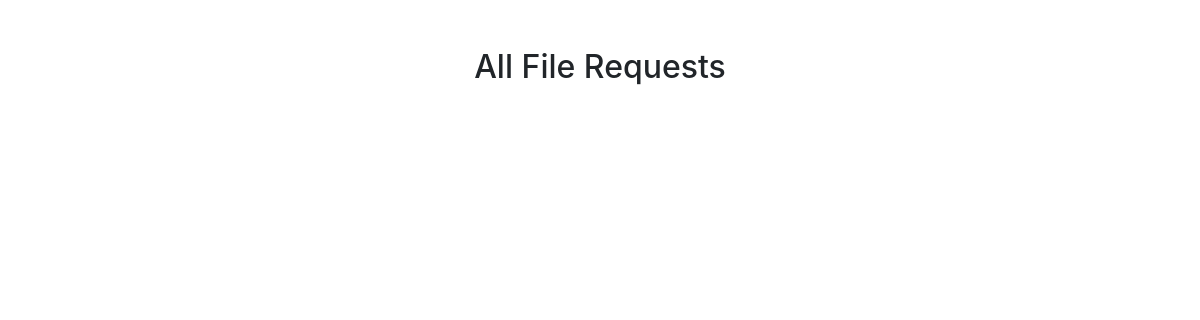
/view-requests/ (signed in), run on an earlier commit of the app's database.
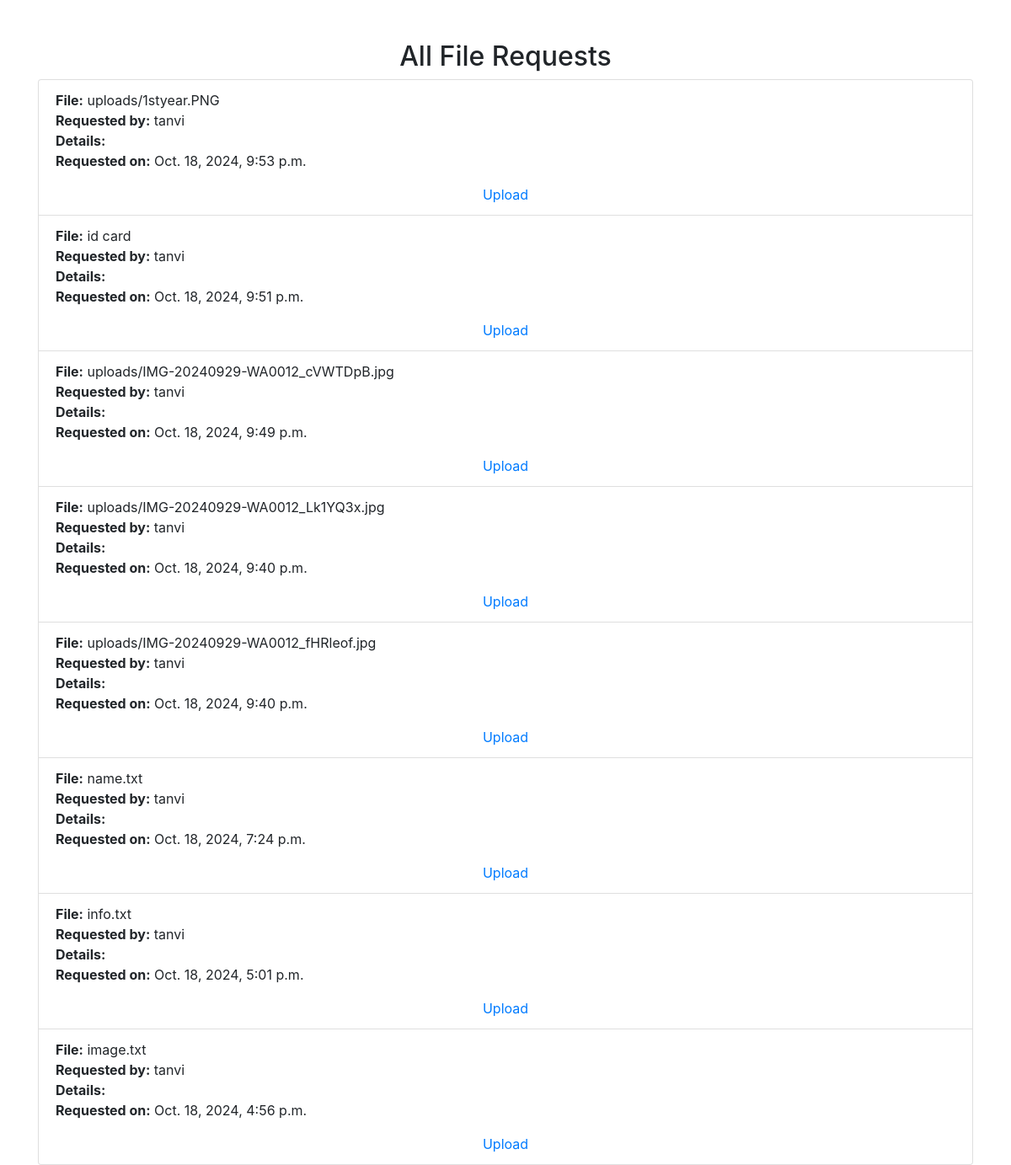
And on a later commit of the database.
### users/models.py (models this page shows, shortened)
class FileRequest(models.Model):
    file_name = models.CharField(max_length=100)
    requester = models.ForeignKey(User, on_delete=models.CASCADE)
    requested_at = models.DateTimeField(auto_now_add=True)
    ip_address = models.GenericIPAddressField(null=True, blank=True)  # Add the ip_address field

### users/views.py (the view)
# urls.py: path('view-requests/', user_views.view_requests, name='view_requests'),
@login_required
def view_requests(request):
    file_requests = FileRequest.objects.all().order_by('-requested_at')  # Get all file requests
    return render(request, 'users/view_requests.html', {'file_requests': file_requests})

### templates/users/view_requests.html (shortened to what this page needs)
<!DOCTYPE html>
<html lang="en">
<head>
    <link rel="stylesheet" href="https://maxcdn.bootstrapcdn.com/bootstrap/4.0.0/css/bootstrap.min.css">
</head>
<body>
    <div class="container mt-5">
        <h2 class="text-center">All File Requests</h2>
        <ul class="list-group">
            {% for request in file_requests %}
                <li class="list-group-item">
                    <strong>File:</strong> {{ request.file_name }}<br>
                    <strong>Requested by:</strong> {{ request.requester.username }}<br>
                    <strong>Details:</strong> {{ request.description }}<br>
                    <strong>Requested on:</strong> {{ request.requested_at }}
                    <div class="text-center mt-3">
                        <a href="{% url 'upload_file' %}">Upload</a>
                    </div>
                </li>
            {% endfor %}
        </ul>
    </div>
</body>
</html>

What changed in the data, as far as the page shows it:
added FileRequest: file_name "uploads/1styear.PNG", requester.username "tanvi", requested_at "Oct. 18, 2024, 9:53 p.m."
added FileRequest: file_name "id card", requester.username "tanvi", requested_at "Oct. 18, 2024, 9:51 p.m."
added FileRequest: file_name "uploads/IMG-20240929-WA0012_cVWTDpB.jpg", requester.username "tanvi", requested_at "Oct. 18, 2024, 9:49 p.m."
added FileRequest: file_name "uploads/IMG-20240929-WA0012_Lk1YQ3x.jpg", requester.username "tanvi", requested_at "Oct. 18, 2024, 9:40 p.m."
added FileRequest: file_name "uploads/IMG-20240929-WA0012_fHRleof.jpg", requester.username "tanvi", requested_at "Oct. 18, 2024, 9:40 p.m."
added FileRequest: file_name "name.txt", requester.username "tanvi", requested_at "Oct. 18, 2024, 7:24 p.m."
added FileRequest: file_name "info.txt", requester.username "tanvi", requested_at "Oct. 18, 2024, 5:01 p.m."
added FileRequest: file_name "image.txt", requester.username "tanvi", requested_at "Oct. 18, 2024, 4:56 p.m."
